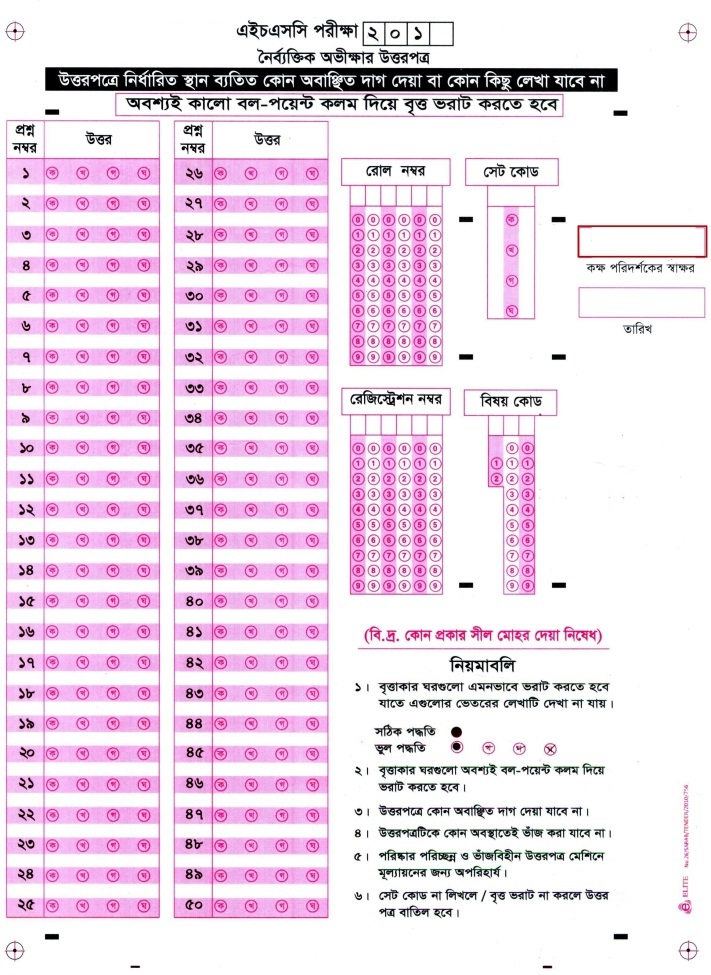
#> input picture mcqpaper.jpg, 711 x 975 px
$ python main.py
#> lines starting #> are read from the running program, lines starting #| are printed output that depends on the picture; after the words box and inside, x2 and y2 are one past the last pixel; in counts of white or black regions, pixels touching at a corner belong together
### utlis.py
import cv2
import numpy as np

def stackImages(imgArray, scale, lables=[]):
    rows = len(imgArray)
    cols = len(imgArray[0])
    rowsAvailable = isinstance(imgArray[0], list)
    width = imgArray[0][0].shape[1]
    height = imgArray[0][0].shape[0]
    if rowsAvailable:
        for x in range(0, rows):
            for y in range(0, cols):
                imgArray[x][y] = cv2.resize(imgArray[x][y], (0, 0), None, scale, scale)
                if len(imgArray[x][y].shape) == 2:
                    imgArray[x][y] = cv2.cvtColor(imgArray[x][y], cv2.COLOR_GRAY2BGR)
        imageBlank = np.zeros((height, width, 3), np.uint8)
        hor = [imageBlank] * rows
        hor_con = [imageBlank] * rows
        for x in range(0, rows):
            hor[x] = np.hstack(imgArray[x])
            hor_con[x] = np.concatenate(imgArray[x])
        ver = np.vstack(hor)
        ver_con = np.concatenate(hor)
    else:
        for x in range(0, rows):
            imgArray[x] = cv2.resize(imgArray[x], (0, 0), None, scale, scale)
            if len(imgArray[x].shape) == 2:
                imgArray[x] = cv2.cvtColor(imgArray[x], cv2.COLOR_GRAY2BGR)
        hor = np.hstack(imgArray)
        hor_con = np.concatenate(imgArray)
        ver = hor
    if len(lables) != 0:
        eachImgWidth = int(ver.shape[1] / cols)
        eachImgHeight = int(ver.shape[0] / rows)
        for d in range(0, rows):
            for c in range(0, cols):
                cv2.rectangle(ver, (c * eachImgWidth, eachImgHeight * d),
                              (c * eachImgWidth + len(lables[d][c]) * 13 + 27, 30 + eachImgHeight * d), (255, 255, 255),
                              cv2.FILLED)
                cv2.putText(ver, lables[d][c], (eachImgWidth * c + 10, eachImgHeight * d + 20),
                            cv2.FONT_HERSHEY_COMPLEX, 0.7, (255, 0, 255), 2)
    return ver

def reorder(myPoints):
    myPoints = myPoints.reshape((4, 2))
    myPointsNew = np.zeros((4, 1, 2), np.int32)
    add = myPoints.sum(1)
    myPointsNew[0] = myPoints[np.argmin(add)]
    myPointsNew[3] = myPoints[np.argmax(add)]
    diff = np.diff(myPoints, axis=1)
    myPointsNew[1] = myPoints[np.argmin(diff)]
    myPointsNew[2] = myPoints[np.argmax(diff)]
    return myPointsNew

def rectContour(contours):
    rectCon = []
    for i in contours:
        area = cv2.contourArea(i)
        if area > 50:
            peri = cv2.arcLength(i, True)
            approx = cv2.approxPolyDP(i, 0.02 * peri, True)
            if len(approx) == 4:
                rectCon.append(i)
    rectCon = sorted(rectCon, key=cv2.contourArea, reverse=True)
    return rectCon

def getCornerPoints(cont):
    peri = cv2.arcLength(cont, True)
    approx = cv2.approxPolyDP(cont, 0.02 * peri, True)
    return approx

# [37 lines left out: functions splitBoxes, drawGrid, showAnswers, not called in this run]

### main.py
import cv2
import numpy as np
import utlis

###basic setting start
path = 'mcqpaper.jpg'
img = cv2.imread(path)
#> img is the input picture: shape (975, 711, 3); mean B, G, R 235.2, 220, 238.2

widthImage = 600  # Increase size for better resolution
heightImage = 800  # Increase size for better resolution
###basic setting end

img = cv2.resize(img, (widthImage, heightImage))
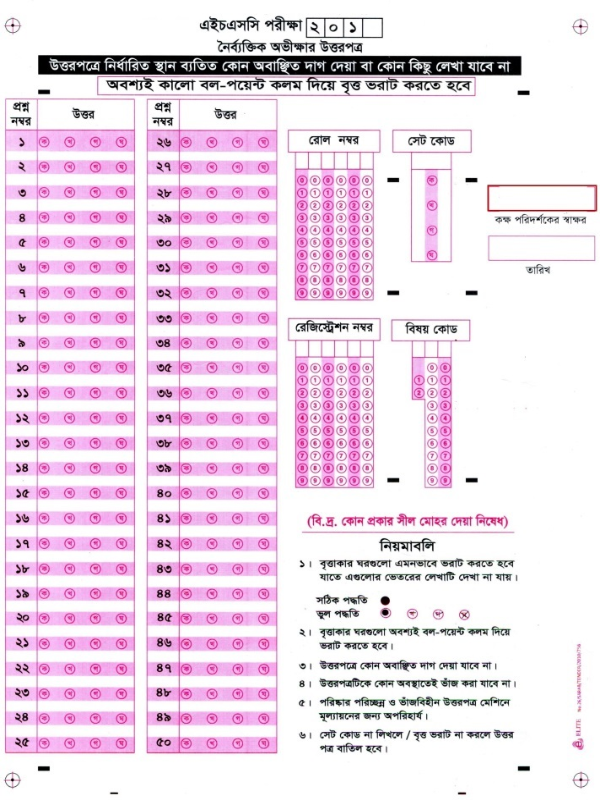
#> img: shape (800, 600, 3); mean B, G, R 235.1, 219.9, 238.1
imgContours = img.copy()
imgBiggestContours = img.copy()
imgGray = cv2.cvtColor(img, cv2.COLOR_BGR2GRAY)
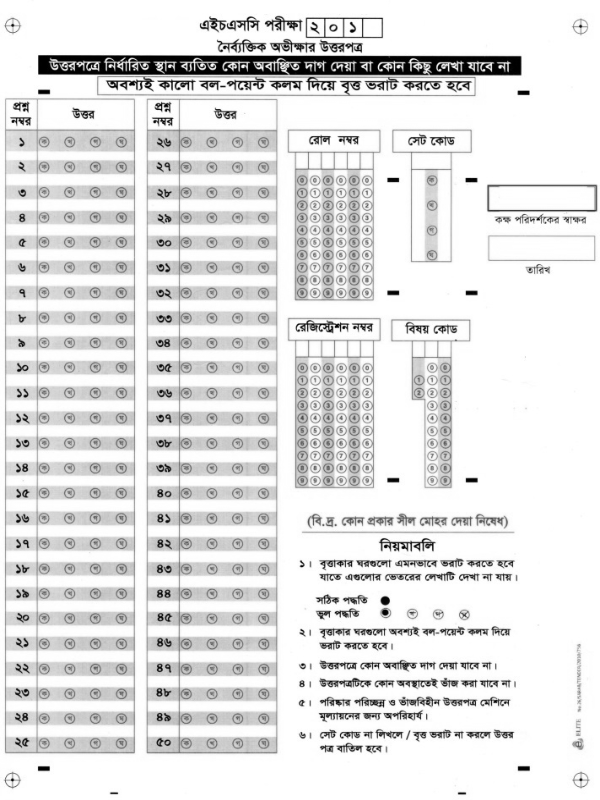
#> imgGray: shape (800, 600); min 0, max 255, mean 227.1
imgBlur = cv2.GaussianBlur(imgGray, (5, 5), 1)
imgCanny = cv2.Canny(imgBlur, 10, 50)
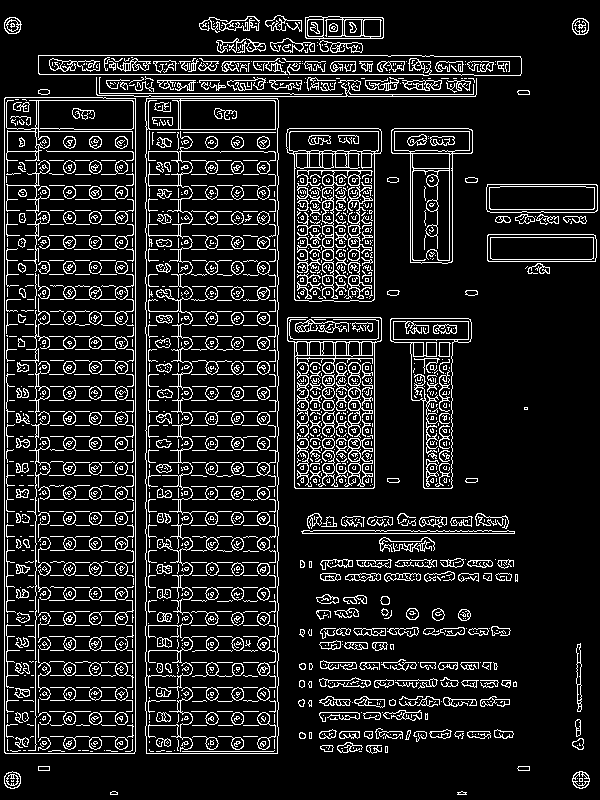
#> imgCanny: shape (800, 600); 12.4% white in thin lines or dots

contours, hierarchy = cv2.findContours(imgCanny, cv2.RETR_EXTERNAL, cv2.CHAIN_APPROX_NONE)
#> contours = 384 contours, 263 with area under 20; largest, box (x1, y1, x2, y2) and area: (145, 98, 279, 754) 86212, (4, 97, 136, 754) 85903, (286, 128, 382, 302) 14160, (287, 317, 382, 489) 11748, (390, 318, 472, 489) 6782
cv2.drawContours(imgContours, contours, -1, (0, 255, 0), 2)
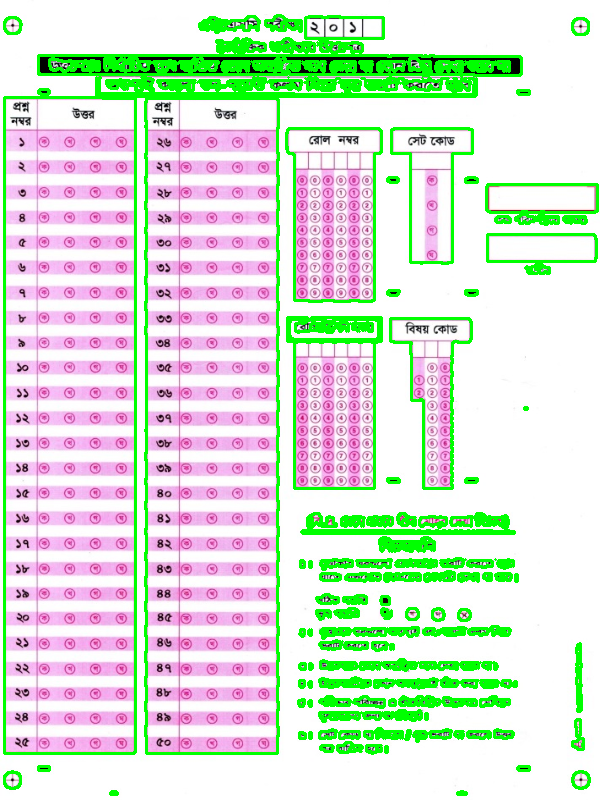
#> imgContours: shape (800, 600, 3); 12.15% of pixels changed, all inside (x1, y1, x2, y2) = (3, 14, 599, 796)

# find rect angle in image
rectCon = utlis.rectContour(contours)
#> the loop in rectContour, `for i in contours:` made 384 passes
#> (area, peri, approx) on passes 107, 183: (223.5, 152.2, [[580, 643], [576, 648], [577, 711], [581, 709]]), (555.5, 445.2, [[301, 531], [514, 533]])
#> (area, peri) on passes 3, 4, 10, 11, 12, 13: (223, 56.28), (221, 56.63), (73.5, 59.21), (63.5, 35.07), (107.5, 95.84), (88, 38.97)
#> after the loop in rectContour, `for i in contours:`: rectCon = 7 contours; box (x1, y1, x2, y2) and area: (145, 98, 279, 754) 86212, (4, 97, 136, 754) 85903, (286, 128, 382, 302) 14160, (486, 184, 598, 213) 3089, (487, 234, 597, 262) 2932, (305, 16, 384, 40) 1662, (576, 643, 582, 712) 224

if len(rectCon) >= 2:
    biggestContour = utlis.getCornerPoints(rectCon[0])
#> in getCornerPoints, `peri = cv2.arcLength(cont, True)`: peri = 1611.8
#> in getCornerPoints, `approx = cv2.approxPolyDP(cont, 0.02 * peri, True)`: approx = [[146, 98], [146, 753], [277, 753], [278, 100]]
#> biggestContour = [[146, 98], [146, 753], [277, 753], [278, 100]]
    gradePoints = utlis.getCornerPoints(rectCon[1])
#> gradePoints = [[5, 97], [4, 752], [134, 753], [135, 98]]

    if biggestContour.size != 0:
        biggestContour = utlis.reorder(biggestContour)
#> in reorder, `myPoints = myPoints.reshape((4, 2))`: myPoints = [[146, 98], [146, 753], [277, 753], [278, 100]]
#> in reorder, `add = myPoints.sum(1)`: add = [244, 899, 1030, 378]
#> in reorder, `diff = np.diff(myPoints, axis=1)`: diff = [-48, 607, 476, -178]
#> biggestContour = [[146, 98], [278, 100], [146, 753], [277, 753]]
        cv2.drawContours(imgBiggestContours, [biggestContour], -1, (0, 255, 0), 20)
    if gradePoints.size != 0:
        gradePoints = utlis.reorder(gradePoints)
#> gradePoints = [[5, 97], [135, 98], [4, 752], [134, 753]]
        cv2.drawContours(imgBiggestContours, [gradePoints], -1, (255, 0, 0), 20)
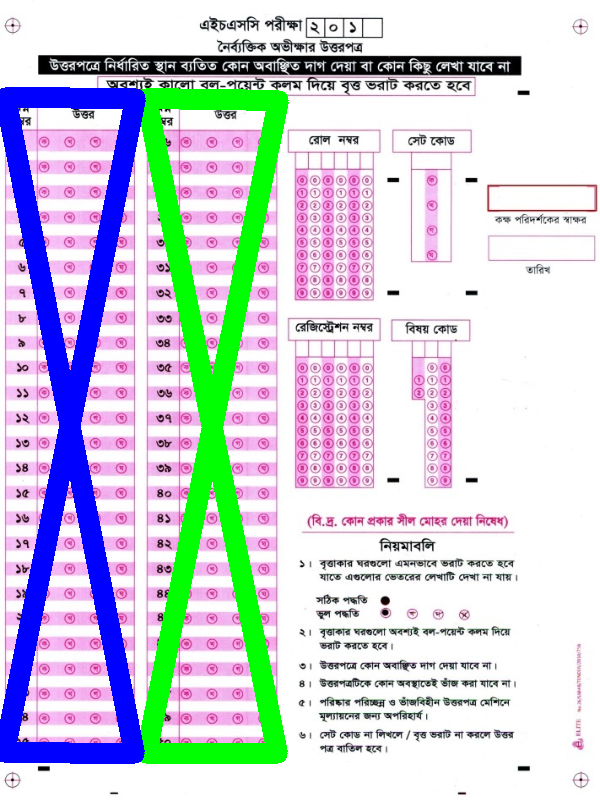
#> imgBiggestContours: shape (800, 600, 3); mean B, G, R 220.7, 209.4, 206

imgBlank = np.zeros_like(img)

imgArray = ([img,imgCanny,imgContours, imgBiggestContours])
imgStacked = utlis.stackImages(imgArray, 0.5)
#> in stackImages, `rows = len(imgArray)`: rows = 4
#> in stackImages, `cols = len(imgArray[0])`: cols = 800
#> in stackImages, `rowsAvailable = isinstance(imgArray[0], list)`: rowsAvailable = False
#> after the loop in stackImages, `for x in range(0, rows):`: imgArray = 4 items
#> in stackImages, `hor = np.hstack(imgArray)`:
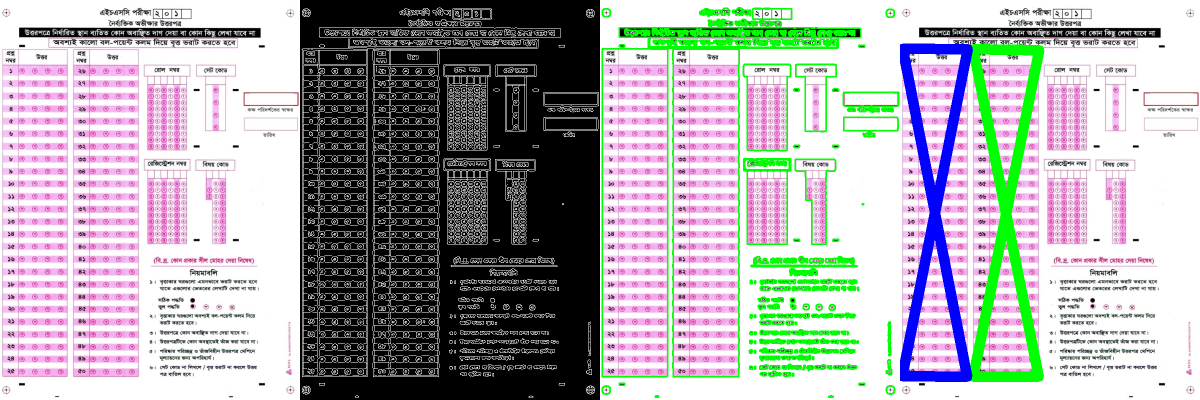
#> hor: shape (400, 1200, 3); mean of channels 0, 1, 2 175, 172.6, 172.8; drawn as B, G, R
#> in stackImages, `hor_con = np.concatenate(imgArray)`:
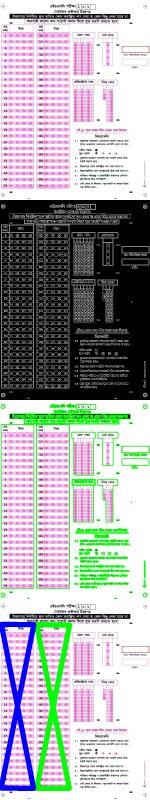
#> hor_con: shape (1600, 300, 3) (shown at 1/2 size); mean of channels 0, 1, 2 175, 172.6, 172.8; drawn as B, G, R

cv2.imshow('MCQ paper', imgStacked)
cv2.waitKey(0)
